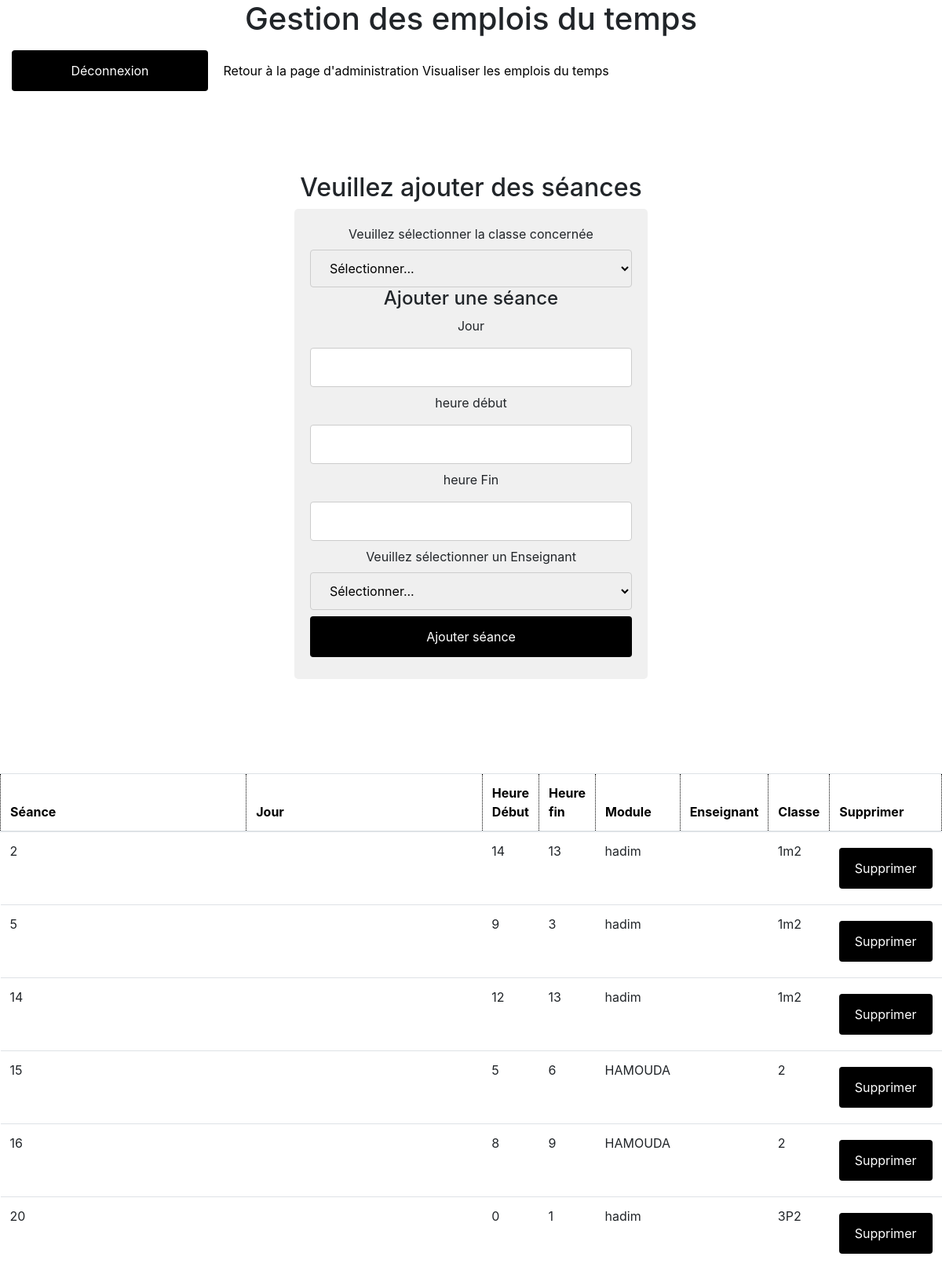
Page /php/edt-view.php (signed in) on the committed database.
### tables this page shows
CREATE TABLE `seance` (
  `id` int(11) NOT NULL,
  `heure_debut` varchar(50) NOT NULL,
  `heure_fin` varchar(50) NOT NULL,
  `id_ens` int(11) NOT NULL,
  `id_classe` int(11) NOT NULL
);

CREATE TABLE `enseignant` (
  `id_ens` int(11) NOT NULL,
  `nom` varchar(20) NOT NULL
);

CREATE TABLE `classe` (
  `id` int(11) NOT NULL,
  `annee` varchar(15) NOT NULL,
  `cycle` varchar(11) NOT NULL,
  `nom` varchar(30) NOT NULL
);

### php/model/seance-model.php (called while the page is built, shortened)
<?php
include_once('C:\xampp\htdocs\ecole_2\php\model\database.php');
class seance
{
      public function getseance(){
         $co=new database();
         $select="SELECT * FROM seance ";
         $res=$co->selecttable($select);
         return $res;
      }
}

### php/model/database.php (called while the page is built, shortened)
<?php
class database{
    public $conn;
    public function connecttodb(){
        try {
            $this->conn = new PDO('mysql:host=localhost;dbname=tdw_projet','root','');
           }
           catch (Exception $e) {
              die('Erreur: connexion au serveur échouée '.$e);
           }
           return $this->conn ;
    }
    public function selecttable($query) {
         $connexionReq=$this->conn->prepare($query);
            $connexionReq->execute();
            $resultat=$connexionReq->fetchAll();
            return $resultat;
   }
}

### php/controller/seance.php (called while the page is built, shortened)
<?php
 include(('C:\xampp\htdocs\ecole_2\php\model\seance-model.php'));
 class gestionseance{
     public function afficherseance(){
        $req = new seance();
       $resultat= $req->getseance();
       return $resultat;
     }
 }

### php/model/enseignant-model.php (called while the page is built, shortened)
<?php
include_once('C:\xampp\htdocs\ecole_2\php\model\database.php');
class enseignants
{
      public function get_ens($id){
        $co=new database();
        $query="SELECT * FROM enseignant WHERE id_ens='$id'";
        $resultat=$co->selecttable($query);
         return $resultat;
      }
}

### php/controller/enseignant.php (called while the page is built, shortened)
<?php
 include('C:\xampp\htdocs\ecole_2\php\model\enseignant-model.php');
class enseignant_cont{
    public function get_enseignant($id){
        $req = new enseignants();
        $resultat= $req->get_ens($id);
        return $resultat;
    }
}

### php/model/classe-model.php (called while the page is built, shortened)
<?php
include_once('C:\xampp\htdocs\ecole_2\php\model\database.php');
class classe
{
    public function get_classe_by_id($id){
        $co=new database();
        $query="SELECT * FROM classe WHERE id='$id'";
        $resultat=$co->selecttable($query);
         return $resultat;
    }
}

### php/controller/classe.php (called while the page is built, shortened)
<?php
 include('./model/classe-model.php');
class classcont{
    public function get_classe($id){
        $req = new classe();
        $resultat = $req->get_classe_by_id($id);
        return $resultat;
    }
}

### php/edt-view.php (the view, shortened to what this page needs)
<?php
include('./controller/seance.php');
include('./controller/classe.php');
include('./controller/enseignant.php');
 ?>
<!DOCTYPE html>
<html lang="en">
<head>
<link rel="stylesheet" type="text/css" href="../css/style.css">
<link rel="stylesheet" type="text/css" href="../css/bootstrap.min.css">
</head>
<body style="background-image: url('../images/blue.jpg');">
        <center><h1>Gestion des emplois du temps </h1></center>
        <form class="inline" action="./controller/deconnect.php"  method="post"  >
        <input style="width:250px;"  type="submit" name="dcnt" id="dcnt" value="Déconnexion" >
        </form>
        <a  href="page-view.php" style="color:black;" >Retour à la page d'administration</a>
        <a  href="classe-edt-view.php" style="color:black;" >Visualiser les emplois du temps</a>
  <br><br><br><br><br>
        <center>
        <h2>Veuillez ajouter des séances</h2>
            <div class="from-st">
            <form action="./controller/seance.php" method="POST"  enctype="multipart/form-data" >
                <label for="name">Veuillez sélectionner la classe concernée </label>
                <select id="getclasse" name="getclasse">
                   <option selected>Sélectionner...</option>
                 </select>
                <h4>Ajouter une séance</h4>
                <label > Jour</label>
                <input type="text"  name="jour"  id="jour">
                <label > heure début</label>
                <input type="text"  name="heuredebut"  id="heuredebut">
                <label > heure Fin</label>
                <input type="text"  name="heurefin"  id="heurefin">
                <label > Veuillez sélectionner un Enseignant</label>
                <select id="getens" name="getens">
                 <option selected>Sélectionner...</option>
                 </select>
                <input type="submit" name="submit3" value="Ajouter séance">
 </form></div> </center>
 <br><br><br><br><br>
            <table id="table" class="table" width="500px" style="position:center;">
                <thead style="color:black;">
                    <tr>
                    <th scope="col" style="background-color:none;" >Séance</th>
                    <th scope="col">Jour</th>
                    <th scope="col" rowspan="3"> Heure Début </th>
                    <th scope="col">Heure fin</th>
                    <th scope="col">Module</th>
                    <th scope="col">Enseignant</th>
                    <th scope="col">Classe</th>
                    <th scope="col">Supprimer</th>
                    </tr>
                </thead>
                <tbody >
                <?php
                     $classC = new gestionseance();
                     $seances = $classC->afficherseance();
                      foreach ($seances as$seance):
                        $ens = new enseignant_cont();
                        $enseignant= $ens->get_enseignant($seance['id_ens']);
                        $clas = new classcont();
                        $classe= $clas->get_classe($seance['id_classe']);
                    ?>
                    <tr><td><?php echo $seance['id'] ?></td><td><?php echo $seance['jour'] ?></td><td><?php echo $seance['heure_debut']?></td><td><?php echo $seance['heure_fin'] ?></td><td>
                    <?php echo $enseignant[0]['nom']  ?></td><td><?php echo $enseignant[0]['module'] ?></td><td><?php echo $classe[0]['nom'] ?></td>
                    <td>
                    <form action='./controller/seance.php' method='post' >
                         <input type='submit'  name='supprimer' value='Supprimer'>
                         </form> </td>
                        </tr>
                     <?php endforeach; ?>
                </tbody>
            </table>
</body>
</html>

### css/style.css (style rules this page uses)
form.inline { display:inline; margin: 5px; padding: 10px; }
.from-st { border-radius: 5px; background-color: #F0F0F0; padding: 20px; text-align: center; width:450px; margin-left:140 px; }
input[type=text], select { width: 100%; padding: 12px 20px; margin: 8px 0; display: inline-block; border: 1px solid #ccc; border-radius: 4px; box-sizing: border-box; }
input[type=submit] { width: 100%; background-color: black; color: white; padding: 14px 20px; margin: 8px 0; border: none; border-radius: 4px; cursor: pointer; }
th { border: 1px dotted #000000; width: 50%; border-width: 10%; }
.table { width:200px; }

### rows in the picture
seance: id "2", heure_debut "14", heure_fin "13", id_ens.nom "hadim", id_classe.nom "1m2"
seance: id "5", heure_debut "9", heure_fin "3", id_ens.nom "hadim", id_classe.nom "1m2"
seance: id "14", heure_debut "12", heure_fin "13", id_ens.nom "hadim", id_classe.nom "1m2"
seance: id "15", heure_debut "5", heure_fin "6", id_ens.nom "HAMOUDA", id_classe.nom "2"
seance: id "16", heure_debut "8", heure_fin "9", id_ens.nom "HAMOUDA", id_classe.nom "2"
seance: id "20", heure_debut "0", heure_fin "1", id_ens.nom "hadim", id_classe.nom "3P2"
